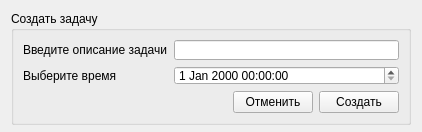
<?xml version="1.0" encoding="UTF-8"?>
<ui version="4.0">
 <class>FormTaskCreate</class>
 <widget class="QWidget" name="FormTaskCreate">
  <property name="geometry">
   <rect>
    <x>0</x>
    <y>0</y>
    <width>422</width>
    <height>132</height>
   </rect>
  </property>
  <property name="minimumSize">
   <size>
    <width>0</width>
    <height>132</height>
   </size>
  </property>
  <property name="maximumSize">
   <size>
    <width>16777215</width>
    <height>132</height>
   </size>
  </property>
  <property name="windowTitle">
   <string>Создать задачу</string>
  </property>
  <layout class="QVBoxLayout" name="verticalLayout">
   <item>
    <widget class="QGroupBox" name="groupBox">
     <property name="minimumSize">
      <size>
       <width>0</width>
       <height>114</height>
      </size>
     </property>
     <property name="maximumSize">
      <size>
       <width>16777215</width>
       <height>114</height>
      </size>
     </property>
     <property name="title">
      <string>Создать задачу</string>
     </property>
     <layout class="QVBoxLayout" name="verticalLayout_4">
      <item>
       <layout class="QHBoxLayout" name="horizontalLayout">
        <item>
         <layout class="QVBoxLayout" name="verticalLayout_2">
          <item>
           <widget class="QLabel" name="label">
            <property name="text">
             <string>Введите описание задачи</string>
            </property>
           </widget>
          </item>
          <item>
           <widget class="QLabel" name="label_2">
            <property name="text">
             <string>Выберите время</string>
            </property>
           </widget>
          </item>
         </layout>
        </item>
        <item>
         <layout class="QVBoxLayout" name="verticalLayout_3">
          <item>
           <widget class="QLineEdit" name="lineEdit_task"/>
          </item>
          <item>
           <widget class="QDateTimeEdit" name="dateTimeEdit"/>
          </item>
         </layout>
        </item>
       </layout>
      </item>
      <item>
       <layout class="QHBoxLayout" name="horizontalLayout_2">
        <item>
         <spacer name="horizontalSpacer">
          <property name="orientation">
           <enum>Qt::Horizontal</enum>
          </property>
          <property name="sizeHint" stdset="0">
           <size>
            <width>40</width>
            <height>20</height>
           </size>
          </property>
         </spacer>
        </item>
        <item>
         <widget class="QPushButton" name="pushButton_cancel">
          <property name="text">
           <string>Отменить</string>
          </property>
         </widget>
        </item>
        <item>
         <widget class="QPushButton" name="pushButton_create">
          <property name="text">
           <string>Создать</string>
          </property>
         </widget>
        </item>
       </layout>
      </item>
     </layout>
    </widget>
   </item>
  </layout>
 </widget>
 <resources/>
 <connections/>
</ui>
